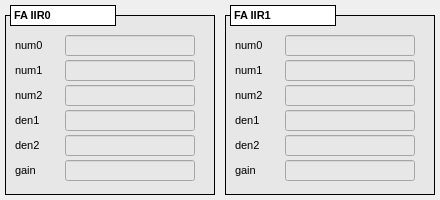
<?xml version="1.0" encoding="UTF-8"?>
<ui version="4.0">
 <class>MainWindow</class>
 <widget class="QMainWindow" name="MainWindow">
  <property name="geometry">
   <rect>
    <x>0</x>
    <y>0</y>
    <width>440</width>
    <height>200</height>
   </rect>
  </property>
  <property name="windowTitle">
   <string>MainWindow</string>
  </property>
  <property name="Title" stdset="0">
   <string>$(DEVICE): FA IIR</string>
  </property>
  <widget class="QWidget" name="centralwidget">
   <widget class="caFrame" name="caframe_3">
    <property name="geometry">
     <rect>
      <x>5</x>
      <y>15</y>
      <width>210</width>
      <height>180</height>
     </rect>
    </property>
    <property name="font">
     <font>
      <pointsize>8</pointsize>
     </font>
    </property>
    <property name="styleSheet">
     <string notr="true">background-color: rgb(231, 231, 231);</string>
    </property>
    <property name="frameShape">
     <enum>QFrame::Box</enum>
    </property>
    <property name="frameShadow">
     <enum>QFrame::Plain</enum>
    </property>
    <property name="lineWidth">
     <number>1</number>
    </property>
    <property name="midLineWidth">
     <number>1</number>
    </property>
    <property name="background">
     <color>
      <red>0</red>
      <green>0</green>
      <blue>0</blue>
     </color>
    </property>
    <property name="backgroundMode">
     <enum>caFrame::Filled</enum>
    </property>
    <widget class="QLabel" name="label_28">
     <property name="geometry">
      <rect>
       <x>10</x>
       <y>20</y>
       <width>45</width>
       <height>20</height>
      </rect>
     </property>
     <property name="font">
      <font>
       <pointsize>8</pointsize>
      </font>
     </property>
     <property name="text">
      <string>num0</string>
     </property>
    </widget>
    <widget class="caTextEntry" name="catextentry_14">
     <property name="geometry">
      <rect>
       <x>60</x>
       <y>20</y>
       <width>130</width>
       <height>21</height>
      </rect>
     </property>
     <property name="font">
      <font>
       <family>Monospace</family>
       <pointsize>10</pointsize>
      </font>
     </property>
     <property name="alignment">
      <set>Qt::AlignRight|Qt::AlignTrailing|Qt::AlignVCenter</set>
     </property>
     <property name="channel" stdset="0">
      <string notr="true">$(DEVICE):dsp:fa:iir0:num0</string>
     </property>
     <property name="foreground">
      <color>
       <red>170</red>
       <green>0</green>
       <blue>0</blue>
      </color>
     </property>
     <property name="background">
      <color>
       <red>255</red>
       <green>255</green>
       <blue>255</blue>
      </color>
     </property>
     <property name="colorMode">
      <enum>caLineEdit::Static</enum>
     </property>
     <property name="precision">
      <number>9</number>
     </property>
     <property name="precisionMode">
      <enum>caLineEdit::User</enum>
     </property>
     <property name="fontScaleMode">
      <enum>caLineEdit::Height</enum>
     </property>
    </widget>
    <widget class="caTextEntry" name="catextentry_15">
     <property name="geometry">
      <rect>
       <x>60</x>
       <y>45</y>
       <width>130</width>
       <height>21</height>
      </rect>
     </property>
     <property name="font">
      <font>
       <family>Monospace</family>
       <pointsize>10</pointsize>
      </font>
     </property>
     <property name="alignment">
      <set>Qt::AlignRight|Qt::AlignTrailing|Qt::AlignVCenter</set>
     </property>
     <property name="channel" stdset="0">
      <string notr="true">$(DEVICE):dsp:fa:iir0:num1</string>
     </property>
     <property name="foreground">
      <color>
       <red>170</red>
       <green>0</green>
       <blue>0</blue>
      </color>
     </property>
     <property name="background">
      <color>
       <red>255</red>
       <green>255</green>
       <blue>255</blue>
      </color>
     </property>
     <property name="colorMode">
      <enum>caLineEdit::Static</enum>
     </property>
     <property name="precision">
      <number>9</number>
     </property>
     <property name="precisionMode">
      <enum>caLineEdit::User</enum>
     </property>
     <property name="fontScaleMode">
      <enum>caLineEdit::Height</enum>
     </property>
    </widget>
    <widget class="QLabel" name="label_31">
     <property name="geometry">
      <rect>
       <x>10</x>
       <y>45</y>
       <width>45</width>
       <height>20</height>
      </rect>
     </property>
     <property name="font">
      <font>
       <pointsize>8</pointsize>
      </font>
     </property>
     <property name="text">
      <string>num1</string>
     </property>
    </widget>
    <widget class="caTextEntry" name="catextentry_16">
     <property name="geometry">
      <rect>
       <x>60</x>
       <y>95</y>
       <width>130</width>
       <height>21</height>
      </rect>
     </property>
     <property name="font">
      <font>
       <family>Monospace</family>
       <pointsize>10</pointsize>
      </font>
     </property>
     <property name="alignment">
      <set>Qt::AlignRight|Qt::AlignTrailing|Qt::AlignVCenter</set>
     </property>
     <property name="channel" stdset="0">
      <string notr="true">$(DEVICE):dsp:fa:iir0:den1</string>
     </property>
     <property name="foreground">
      <color>
       <red>170</red>
       <green>0</green>
       <blue>0</blue>
      </color>
     </property>
     <property name="background">
      <color>
       <red>255</red>
       <green>255</green>
       <blue>255</blue>
      </color>
     </property>
     <property name="colorMode">
      <enum>caLineEdit::Static</enum>
     </property>
     <property name="precision">
      <number>9</number>
     </property>
     <property name="precisionMode">
      <enum>caLineEdit::User</enum>
     </property>
     <property name="fontScaleMode">
      <enum>caLineEdit::Height</enum>
     </property>
    </widget>
    <widget class="caTextEntry" name="catextentry_17">
     <property name="geometry">
      <rect>
       <x>60</x>
       <y>70</y>
       <width>130</width>
       <height>21</height>
      </rect>
     </property>
     <property name="font">
      <font>
       <family>Monospace</family>
       <pointsize>10</pointsize>
      </font>
     </property>
     <property name="alignment">
      <set>Qt::AlignRight|Qt::AlignTrailing|Qt::AlignVCenter</set>
     </property>
     <property name="channel" stdset="0">
      <string notr="true">$(DEVICE):dsp:fa:iir0:num2</string>
     </property>
     <property name="foreground">
      <color>
       <red>170</red>
       <green>0</green>
       <blue>0</blue>
      </color>
     </property>
     <property name="background">
      <color>
       <red>255</red>
       <green>255</green>
       <blue>255</blue>
      </color>
     </property>
     <property name="colorMode">
      <enum>caLineEdit::Static</enum>
     </property>
     <property name="precision">
      <number>9</number>
     </property>
     <property name="precisionMode">
      <enum>caLineEdit::User</enum>
     </property>
     <property name="fontScaleMode">
      <enum>caLineEdit::Height</enum>
     </property>
    </widget>
    <widget class="QLabel" name="label_35">
     <property name="geometry">
      <rect>
       <x>10</x>
       <y>95</y>
       <width>45</width>
       <height>20</height>
      </rect>
     </property>
     <property name="font">
      <font>
       <pointsize>8</pointsize>
      </font>
     </property>
     <property name="text">
      <string>den1</string>
     </property>
    </widget>
    <widget class="QLabel" name="label_41">
     <property name="geometry">
      <rect>
       <x>10</x>
       <y>70</y>
       <width>45</width>
       <height>20</height>
      </rect>
     </property>
     <property name="font">
      <font>
       <pointsize>8</pointsize>
      </font>
     </property>
     <property name="text">
      <string>num2</string>
     </property>
    </widget>
    <widget class="caTextEntry" name="catextentry_18">
     <property name="geometry">
      <rect>
       <x>60</x>
       <y>145</y>
       <width>130</width>
       <height>21</height>
      </rect>
     </property>
     <property name="font">
      <font>
       <family>Monospace</family>
       <pointsize>10</pointsize>
      </font>
     </property>
     <property name="alignment">
      <set>Qt::AlignRight|Qt::AlignTrailing|Qt::AlignVCenter</set>
     </property>
     <property name="channel" stdset="0">
      <string notr="true">$(DEVICE):dsp:fa:iir0:gain</string>
     </property>
     <property name="foreground">
      <color>
       <red>170</red>
       <green>0</green>
       <blue>0</blue>
      </color>
     </property>
     <property name="background">
      <color>
       <red>255</red>
       <green>255</green>
       <blue>255</blue>
      </color>
     </property>
     <property name="colorMode">
      <enum>caLineEdit::Static</enum>
     </property>
     <property name="precision">
      <number>9</number>
     </property>
     <property name="precisionMode">
      <enum>caLineEdit::User</enum>
     </property>
     <property name="fontScaleMode">
      <enum>caLineEdit::Height</enum>
     </property>
    </widget>
    <widget class="caTextEntry" name="catextentry_20">
     <property name="geometry">
      <rect>
       <x>60</x>
       <y>120</y>
       <width>130</width>
       <height>21</height>
      </rect>
     </property>
     <property name="font">
      <font>
       <family>Monospace</family>
       <pointsize>10</pointsize>
      </font>
     </property>
     <property name="alignment">
      <set>Qt::AlignRight|Qt::AlignTrailing|Qt::AlignVCenter</set>
     </property>
     <property name="channel" stdset="0">
      <string notr="true">$(DEVICE):dsp:fa:iir0:den2</string>
     </property>
     <property name="foreground">
      <color>
       <red>170</red>
       <green>0</green>
       <blue>0</blue>
      </color>
     </property>
     <property name="background">
      <color>
       <red>255</red>
       <green>255</green>
       <blue>255</blue>
      </color>
     </property>
     <property name="colorMode">
      <enum>caLineEdit::Static</enum>
     </property>
     <property name="precision">
      <number>9</number>
     </property>
     <property name="precisionMode">
      <enum>caLineEdit::User</enum>
     </property>
     <property name="fontScaleMode">
      <enum>caLineEdit::Height</enum>
     </property>
    </widget>
    <widget class="QLabel" name="label_44">
     <property name="geometry">
      <rect>
       <x>10</x>
       <y>145</y>
       <width>45</width>
       <height>20</height>
      </rect>
     </property>
     <property name="font">
      <font>
       <pointsize>8</pointsize>
      </font>
     </property>
     <property name="text">
      <string>gain</string>
     </property>
    </widget>
    <widget class="QLabel" name="label_46">
     <property name="geometry">
      <rect>
       <x>10</x>
       <y>120</y>
       <width>45</width>
       <height>20</height>
      </rect>
     </property>
     <property name="font">
      <font>
       <pointsize>8</pointsize>
      </font>
     </property>
     <property name="text">
      <string>den2</string>
     </property>
    </widget>
   </widget>
   <widget class="QLabel" name="label_25">
    <property name="geometry">
     <rect>
      <x>10</x>
      <y>5</y>
      <width>106</width>
      <height>21</height>
     </rect>
    </property>
    <property name="font">
     <font>
      <pointsize>8</pointsize>
      <weight>75</weight>
      <bold>true</bold>
     </font>
    </property>
    <property name="styleSheet">
     <string notr="true">background-color: rgb(255, 255, 255);</string>
    </property>
    <property name="frameShape">
     <enum>QFrame::Box</enum>
    </property>
    <property name="text">
     <string>FA IIR0</string>
    </property>
   </widget>
   <widget class="caFrame" name="caframe_4">
    <property name="geometry">
     <rect>
      <x>225</x>
      <y>15</y>
      <width>210</width>
      <height>180</height>
     </rect>
    </property>
    <property name="font">
     <font>
      <pointsize>8</pointsize>
     </font>
    </property>
    <property name="styleSheet">
     <string notr="true">background-color: rgb(231, 231, 231);</string>
    </property>
    <property name="frameShape">
     <enum>QFrame::Box</enum>
    </property>
    <property name="frameShadow">
     <enum>QFrame::Plain</enum>
    </property>
    <property name="lineWidth">
     <number>1</number>
    </property>
    <property name="midLineWidth">
     <number>1</number>
    </property>
    <property name="background">
     <color>
      <red>0</red>
      <green>0</green>
      <blue>0</blue>
     </color>
    </property>
    <property name="backgroundMode">
     <enum>caFrame::Filled</enum>
    </property>
    <widget class="QLabel" name="label_29">
     <property name="geometry">
      <rect>
       <x>10</x>
       <y>20</y>
       <width>45</width>
       <height>20</height>
      </rect>
     </property>
     <property name="font">
      <font>
       <pointsize>8</pointsize>
      </font>
     </property>
     <property name="text">
      <string>num0</string>
     </property>
    </widget>
    <widget class="caTextEntry" name="catextentry_19">
     <property name="geometry">
      <rect>
       <x>60</x>
       <y>20</y>
       <width>130</width>
       <height>21</height>
      </rect>
     </property>
     <property name="font">
      <font>
       <family>Monospace</family>
       <pointsize>10</pointsize>
      </font>
     </property>
     <property name="alignment">
      <set>Qt::AlignRight|Qt::AlignTrailing|Qt::AlignVCenter</set>
     </property>
     <property name="channel" stdset="0">
      <string notr="true">$(DEVICE):dsp:fa:iir1:num0</string>
     </property>
     <property name="foreground">
      <color>
       <red>170</red>
       <green>0</green>
       <blue>0</blue>
      </color>
     </property>
     <property name="background">
      <color>
       <red>255</red>
       <green>255</green>
       <blue>255</blue>
      </color>
     </property>
     <property name="colorMode">
      <enum>caLineEdit::Static</enum>
     </property>
     <property name="precision">
      <number>9</number>
     </property>
     <property name="precisionMode">
      <enum>caLineEdit::User</enum>
     </property>
     <property name="fontScaleMode">
      <enum>caLineEdit::Height</enum>
     </property>
    </widget>
    <widget class="caTextEntry" name="catextentry_21">
     <property name="geometry">
      <rect>
       <x>60</x>
       <y>45</y>
       <width>130</width>
       <height>21</height>
      </rect>
     </property>
     <property name="font">
      <font>
       <family>Monospace</family>
       <pointsize>10</pointsize>
      </font>
     </property>
     <property name="alignment">
      <set>Qt::AlignRight|Qt::AlignTrailing|Qt::AlignVCenter</set>
     </property>
     <property name="channel" stdset="0">
      <string notr="true">$(DEVICE):dsp:fa:iir1:num1</string>
     </property>
     <property name="foreground">
      <color>
       <red>170</red>
       <green>0</green>
       <blue>0</blue>
      </color>
     </property>
     <property name="background">
      <color>
       <red>255</red>
       <green>255</green>
       <blue>255</blue>
      </color>
     </property>
     <property name="colorMode">
      <enum>caLineEdit::Static</enum>
     </property>
     <property name="precision">
      <number>9</number>
     </property>
     <property name="precisionMode">
      <enum>caLineEdit::User</enum>
     </property>
     <property name="fontScaleMode">
      <enum>caLineEdit::Height</enum>
     </property>
    </widget>
    <widget class="QLabel" name="label_32">
     <property name="geometry">
      <rect>
       <x>10</x>
       <y>45</y>
       <width>45</width>
       <height>20</height>
      </rect>
     </property>
     <property name="font">
      <font>
       <pointsize>8</pointsize>
      </font>
     </property>
     <property name="text">
      <string>num1</string>
     </property>
    </widget>
    <widget class="caTextEntry" name="catextentry_22">
     <property name="geometry">
      <rect>
       <x>60</x>
       <y>95</y>
       <width>130</width>
       <height>21</height>
      </rect>
     </property>
     <property name="font">
      <font>
       <family>Monospace</family>
       <pointsize>10</pointsize>
      </font>
     </property>
     <property name="alignment">
      <set>Qt::AlignRight|Qt::AlignTrailing|Qt::AlignVCenter</set>
     </property>
     <property name="channel" stdset="0">
      <string notr="true">$(DEVICE):dsp:fa:iir1:den1</string>
     </property>
     <property name="foreground">
      <color>
       <red>170</red>
       <green>0</green>
       <blue>0</blue>
      </color>
     </property>
     <property name="background">
      <color>
       <red>255</red>
       <green>255</green>
       <blue>255</blue>
      </color>
     </property>
     <property name="colorMode">
      <enum>caLineEdit::Static</enum>
     </property>
     <property name="precision">
      <number>9</number>
     </property>
     <property name="precisionMode">
      <enum>caLineEdit::User</enum>
     </property>
     <property name="fontScaleMode">
      <enum>caLineEdit::Height</enum>
     </property>
    </widget>
    <widget class="caTextEntry" name="catextentry_23">
     <property name="geometry">
      <rect>
       <x>60</x>
       <y>70</y>
       <width>130</width>
       <height>21</height>
      </rect>
     </property>
     <property name="font">
      <font>
       <family>Monospace</family>
       <pointsize>10</pointsize>
      </font>
     </property>
     <property name="alignment">
      <set>Qt::AlignRight|Qt::AlignTrailing|Qt::AlignVCenter</set>
     </property>
     <property name="channel" stdset="0">
      <string notr="true">$(DEVICE):dsp:fa:iir1:num2</string>
     </property>
     <property name="foreground">
      <color>
       <red>170</red>
       <green>0</green>
       <blue>0</blue>
      </color>
     </property>
     <property name="background">
      <color>
       <red>255</red>
       <green>255</green>
       <blue>255</blue>
      </color>
     </property>
     <property name="colorMode">
      <enum>caLineEdit::Static</enum>
     </property>
     <property name="precision">
      <number>9</number>
     </property>
     <property name="precisionMode">
      <enum>caLineEdit::User</enum>
     </property>
     <property name="fontScaleMode">
      <enum>caLineEdit::Height</enum>
     </property>
    </widget>
    <widget class="QLabel" name="label_36">
     <property name="geometry">
      <rect>
       <x>10</x>
       <y>95</y>
       <width>45</width>
       <height>20</height>
      </rect>
     </property>
     <property name="font">
      <font>
       <pointsize>8</pointsize>
      </font>
     </property>
     <property name="text">
      <string>den1</string>
     </property>
    </widget>
    <widget class="QLabel" name="label_42">
     <property name="geometry">
      <rect>
       <x>10</x>
       <y>70</y>
       <width>45</width>
       <height>20</height>
      </rect>
     </property>
     <property name="font">
      <font>
       <pointsize>8</pointsize>
      </font>
     </property>
     <property name="text">
      <string>num2</string>
     </property>
    </widget>
    <widget class="caTextEntry" name="catextentry_24">
     <property name="geometry">
      <rect>
       <x>60</x>
       <y>145</y>
       <width>130</width>
       <height>21</height>
      </rect>
     </property>
     <property name="font">
      <font>
       <family>Monospace</family>
       <pointsize>10</pointsize>
      </font>
     </property>
     <property name="alignment">
      <set>Qt::AlignRight|Qt::AlignTrailing|Qt::AlignVCenter</set>
     </property>
     <property name="channel" stdset="0">
      <string notr="true">$(DEVICE):dsp:fa:iir1:gain</string>
     </property>
     <property name="foreground">
      <color>
       <red>170</red>
       <green>0</green>
       <blue>0</blue>
      </color>
     </property>
     <property name="background">
      <color>
       <red>255</red>
       <green>255</green>
       <blue>255</blue>
      </color>
     </property>
     <property name="colorMode">
      <enum>caLineEdit::Static</enum>
     </property>
     <property name="precision">
      <number>9</number>
     </property>
     <property name="precisionMode">
      <enum>caLineEdit::User</enum>
     </property>
     <property name="fontScaleMode">
      <enum>caLineEdit::Height</enum>
     </property>
    </widget>
    <widget class="caTextEntry" name="catextentry_25">
     <property name="geometry">
      <rect>
       <x>60</x>
       <y>120</y>
       <width>130</width>
       <height>21</height>
      </rect>
     </property>
     <property name="font">
      <font>
       <family>Monospace</family>
       <pointsize>10</pointsize>
      </font>
     </property>
     <property name="alignment">
      <set>Qt::AlignRight|Qt::AlignTrailing|Qt::AlignVCenter</set>
     </property>
     <property name="channel" stdset="0">
      <string notr="true">$(DEVICE):dsp:fa:iir1:den2</string>
     </property>
     <property name="foreground">
      <color>
       <red>170</red>
       <green>0</green>
       <blue>0</blue>
      </color>
     </property>
     <property name="background">
      <color>
       <red>255</red>
       <green>255</green>
       <blue>255</blue>
      </color>
     </property>
     <property name="colorMode">
      <enum>caLineEdit::Static</enum>
     </property>
     <property name="precision">
      <number>9</number>
     </property>
     <property name="precisionMode">
      <enum>caLineEdit::User</enum>
     </property>
     <property name="fontScaleMode">
      <enum>caLineEdit::Height</enum>
     </property>
    </widget>
    <widget class="QLabel" name="label_45">
     <property name="geometry">
      <rect>
       <x>10</x>
       <y>145</y>
       <width>45</width>
       <height>20</height>
      </rect>
     </property>
     <property name="font">
      <font>
       <pointsize>8</pointsize>
      </font>
     </property>
     <property name="text">
      <string>gain</string>
     </property>
    </widget>
    <widget class="QLabel" name="label_47">
     <property name="geometry">
      <rect>
       <x>10</x>
       <y>120</y>
       <width>45</width>
       <height>20</height>
      </rect>
     </property>
     <property name="font">
      <font>
       <pointsize>8</pointsize>
      </font>
     </property>
     <property name="text">
      <string>den2</string>
     </property>
    </widget>
   </widget>
   <widget class="QLabel" name="label_26">
    <property name="geometry">
     <rect>
      <x>230</x>
      <y>5</y>
      <width>106</width>
      <height>21</height>
     </rect>
    </property>
    <property name="font">
     <font>
      <pointsize>8</pointsize>
      <weight>75</weight>
      <bold>true</bold>
     </font>
    </property>
    <property name="styleSheet">
     <string notr="true">background-color: rgb(255, 255, 255);</string>
    </property>
    <property name="frameShape">
     <enum>QFrame::Box</enum>
    </property>
    <property name="text">
     <string>FA IIR1</string>
    </property>
   </widget>
  </widget>
 </widget>
 <customwidgets>
  <customwidget>
   <class>caTextEntry</class>
   <extends>caLineEdit</extends>
   <header>caTextEntry</header>
  </customwidget>
  <customwidget>
   <class>caFrame</class>
   <extends>QFrame</extends>
   <header>caFrame</header>
   <container>1</container>
  </customwidget>
  <customwidget>
   <class>caLineEdit</class>
   <extends>QLineEdit</extends>
   <header>caLineEdit</header>
  </customwidget>
 </customwidgets>
 <resources/>
 <connections/>
</ui>
